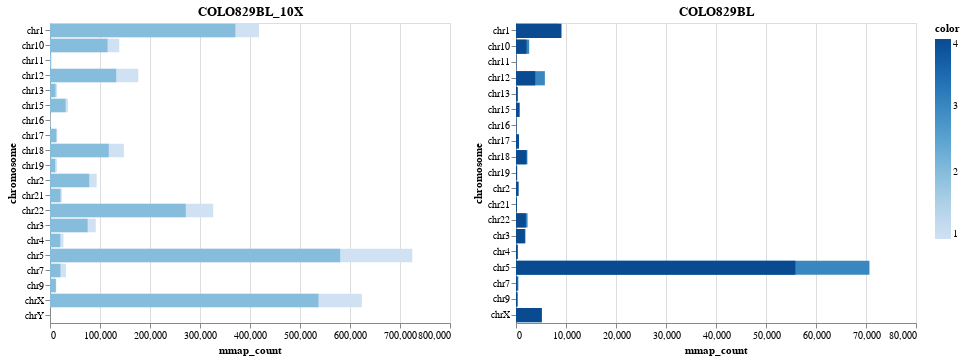

The notebook cell saved with this chart:
### Code cell
charts = []

for ds in datasets:
    charts.append(alt.Chart(ds).mark_bar().encode(
        x = 'mmap_count',
        y = 'chromosome',
        color = 'color'
    ))

charts[0].title = "COLO829BL_10X"
charts[1].title = "COLO829T_10X"
charts[2].title = "COLO829BL"
charts[3].title = "COLO829T"

# Titles will not concatenate when Layering plots like I do here with 10x vs Truseq.
# This is, I think, because bugs in vega-lite merged in March not yet upstreamed: https://github.com/altair-viz/altair/issues/585 and https://github.com/vega/vega-lite/pull/3620
(charts[0] + charts[1]) | (charts[2] + charts[3])

### Figure 1 — Vega-Lite specification as saved in the notebook (floating-point values rounded to 4 significant figures)
{"$schema": "https://vega.github.io/schema/vega-lite/v2.4.1.json", "config": {"view": {"height": 300, "width": 400}}, "hconcat": [{"layer": [{"data": {"values": [{"chromosome": "chr5", "color": 1, "mmap_count": 724537}, {"chromosome": "chrX", "color": 1, "mmap_count": 623695}, {"chromosome": "chr1", "color": 1, "mmap_count": 417994}, {"chromosome": "chr22", "color": 1, "mmap_count": 326357}, {"chromosome": "chr12", "color": 1, "mmap_count": 176649}, {"chromosome": "chr18", "color": 1, "mmap_count": 147748}, {"chromosome": "chr10", "color": 1, "mmap_count": 138474}, {"chromosome": "chr2", "color": 1, "mmap_count": 93277}, {"chromosome": "chr3", "color": 1, "mmap_count": 91509}, {"chromosome": "chr15", "color": 1, "mmap_count": 35957}, {"chromosome": "chr7", "color": 1, "mmap_count": 31770}, {"chromosome": "chr4", "color": 1, "mmap_count": 26906}, {"chromosome": "chr21", "color": 1, "mmap_count": 23553}, {"chromosome": "chr17", "color": 1, "mmap_count": 14517}, {"chromosome": "chr13", "color": 1, "mmap_count": 14145}, {"chromosome": "chr19", "color": 1, "mmap_count": 13742}, {"chromosome": "chr9", "color": 1, "mmap_count": 12580}, {"chromosome": "chr11", "color": 1, "mmap_count": 3238}, {"chromosome": "chr16", "color": 1, "mmap_count": 971}, {"chromosome": "chrY", "color": 1, "mmap_count": 39}]}, "encoding": {"color": {"field": "color", "type": "quantitative"}, "x": {"field": "mmap_count", "type": "quantitative"}, "y": {"field": "chromosome", "type": "nominal"}}, "mark": "bar", "title": "COLO829BL_10X"}, {"data": {"values": [{"chromosome": "chr5", "color": 2, "mmap_count": 580342}, {"chromosome": "chrX", "color": 2, "mmap_count": 536944}, {"chromosome": "chr1", "color": 2, "mmap_count": 370651}, {"chromosome": "chr22", "color": 2, "mmap_count": 271457}, {"chromosome": "chr12", "color": 2, "mmap_count": 132315}, {"chromosome": "chr18", "color": 2, "mmap_count": 117417}, {"chromosome": "chr10", "color": 2, "mmap_count": 115119}, {"chromosome": "chr2", "color": 2, "mmap_count": 78380}, {"chromosome": "chr3", "color": 2, "mmap_count": 75153}, {"chromosome": "chr15", "color": 2, "mmap_count": 31222}, {"chromosome": "chr21", "color": 2, "mmap_count": 20902}, {"chromosome": "chr7", "color": 2, "mmap_count": 20880}, {"chromosome": "chr4", "color": 2, "mmap_count": 20481}, {"chromosome": "chr17", "color": 2, "mmap_count": 12658}, {"chromosome": "chr9", "color": 2, "mmap_count": 11617}, {"chromosome": "chr13", "color": 2, "mmap_count": 10959}, {"chromosome": "chr19", "color": 2, "mmap_count": 10298}, {"chromosome": "chr11", "color": 2, "mmap_count": 1674}, {"chromosome": "chr16", "color": 2, "mmap_count": 665}, {"chromosome": "chrY", "color": 2, "mmap_count": 43}]}, "encoding": {"color": {"field": "color", "type": "quantitative"}, "x": {"field": "mmap_count", "type": "quantitative"}, "y": {"field": "chromosome", "type": "nominal"}}, "mark": "bar", "title": "COLO829T_10X"}]}, {"layer": [{"data": {"values": [{"chromosome": "chr5", "color": 3, "mmap_count": 70691}, {"chromosome": "chr1", "color": 3, "mmap_count": 8515}, {"chromosome": "chr12", "color": 3, "mmap_count": 5772}, {"chromosome": "chrX", "color": 3, "mmap_count": 5193}, {"chromosome": "chr10", "color": 3, "mmap_count": 2637}, {"chromosome": "chr22", "color": 3, "mmap_count": 2319}, {"chromosome": "chr18", "color": 3, "mmap_count": 2280}, {"chromosome": "chr3", "color": 3, "mmap_count": 1897}, {"chromosome": "chr15", "color": 3, "mmap_count": 785}, {"chromosome": "chr17", "color": 3, "mmap_count": 504}, {"chromosome": "chr2", "color": 3, "mmap_count": 477}, {"chromosome": "chr7", "color": 3, "mmap_count": 471}, {"chromosome": "chr4", "color": 3, "mmap_count": 365}, {"chromosome": "chr13", "color": 3, "mmap_count": 347}, {"chromosome": "chr9", "color": 3, "mmap_count": 311}, {"chromosome": "chr19", "color": 3, "mmap_count": 186}, {"chromosome": "chr21", "color": 3, "mmap_count": 165}, {"chromosome": "chr11", "color": 3, "mmap_count": 58}, {"chromosome": "chr16", "color": 3, "mmap_count": 56}]}, "encoding": {"color": {"field": "color", "type": "quantitative"}, "x": {"field": "mmap_count", "type": "quantitative"}, "y": {"field": "chromosome", "type": "nominal"}}, "mark": "bar", "title": "COLO829BL"}, {"data": {"values": [{"chromosome": "chr5", "color": 4, "mmap_count": 55870}, {"chromosome": "chr1", "color": 4, "mmap_count": 9097}, {"chromosome": "chrX", "color": 4, "mmap_count": 5138}, {"chromosome": "chr12", "color": 4, "mmap_count": 3838}, {"chromosome": "chr10", "color": 4, "mmap_count": 2105}, {"chromosome": "chr18", "color": 4, "mmap_count": 2094}, {"chromosome": "chr22", "color": 4, "mmap_count": 1973}, {"chromosome": "chr3", "color": 4, "mmap_count": 1772}, {"chromosome": "chr15", "color": 4, "mmap_count": 621}, {"chromosome": "chr17", "color": 4, "mmap_count": 608}, {"chromosome": "chr2", "color": 4, "mmap_count": 506}, {"chromosome": "chr13", "color": 4, "mmap_count": 326}, {"chromosome": "chr4", "color": 4, "mmap_count": 323}, {"chromosome": "chr9", "color": 4, "mmap_count": 300}, {"chromosome": "chr7", "color": 4, "mmap_count": 297}, {"chromosome": "chr19", "color": 4, "mmap_count": 238}, {"chromosome": "chr21", "color": 4, "mmap_count": 177}, {"chromosome": "chr16", "color": 4, "mmap_count": 80}, {"chromosome": "chr11", "color": 4, "mmap_count": 52}]}, "encoding": {"color": {"field": "color", "type": "quantitative"}, "x": {"field": "mmap_count", "type": "quantitative"}, "y": {"field": "chromosome", "type": "nominal"}}, "mark": "bar", "title": "COLO829T"}]}]}
